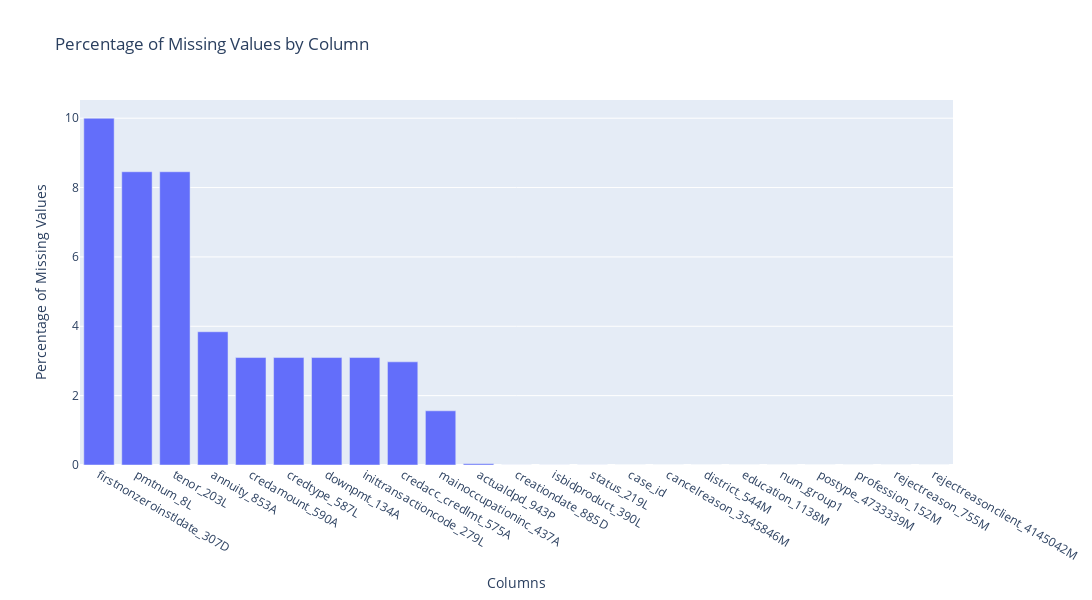

Write notebook code for a chart like this one.
### Code cell
missing_values_dict = get_columns_high_missing_values(
    df_applprev_depth1, threshold=None, display=True
)

### Figure 1 — Plotly figure (JSON) as saved in the notebook; plotly's stock layout.template omitted (floating-point values rounded to 4 significant figures)
{"data": [{"type": "bar", "x": ["firstnonzeroinstldate_307D", "pmtnum_8L", "tenor_203L", "annuity_853A", "credamount_590A", "credtype_587L", "downpmt_134A", "inittransactioncode_279L", "credacc_credlmt_575A", "mainoccupationinc_437A", "actualdpd_943P", "creationdate_885D", "isbidproduct_390L", "status_219L", "case_id", "cancelreason_3545846M", "district_544M", "education_1138M", "num_group1", "postype_4733339M", "profession_152M", "rejectreason_755M", "rejectreasonclient_4145042M"], "y": [9.998, 8.456, 8.456, 3.842, 3.098, 3.098, 3.098, 3.098, 2.975, 1.563, 0.03831, 0.001011, 0.001011, 0.001011, 0, 0, 0, 0, 0, 0, 0, 0, 0]}], "layout": {"bargap": 0.2, "height": 600, "title": {"text": "Percentage of Missing Values by Column"}, "width": 1800, "xaxis": {"tickmode": "linear", "title": {"text": "Columns"}}, "yaxis": {"title": {"text": "Percentage of Missing Values"}}}}
